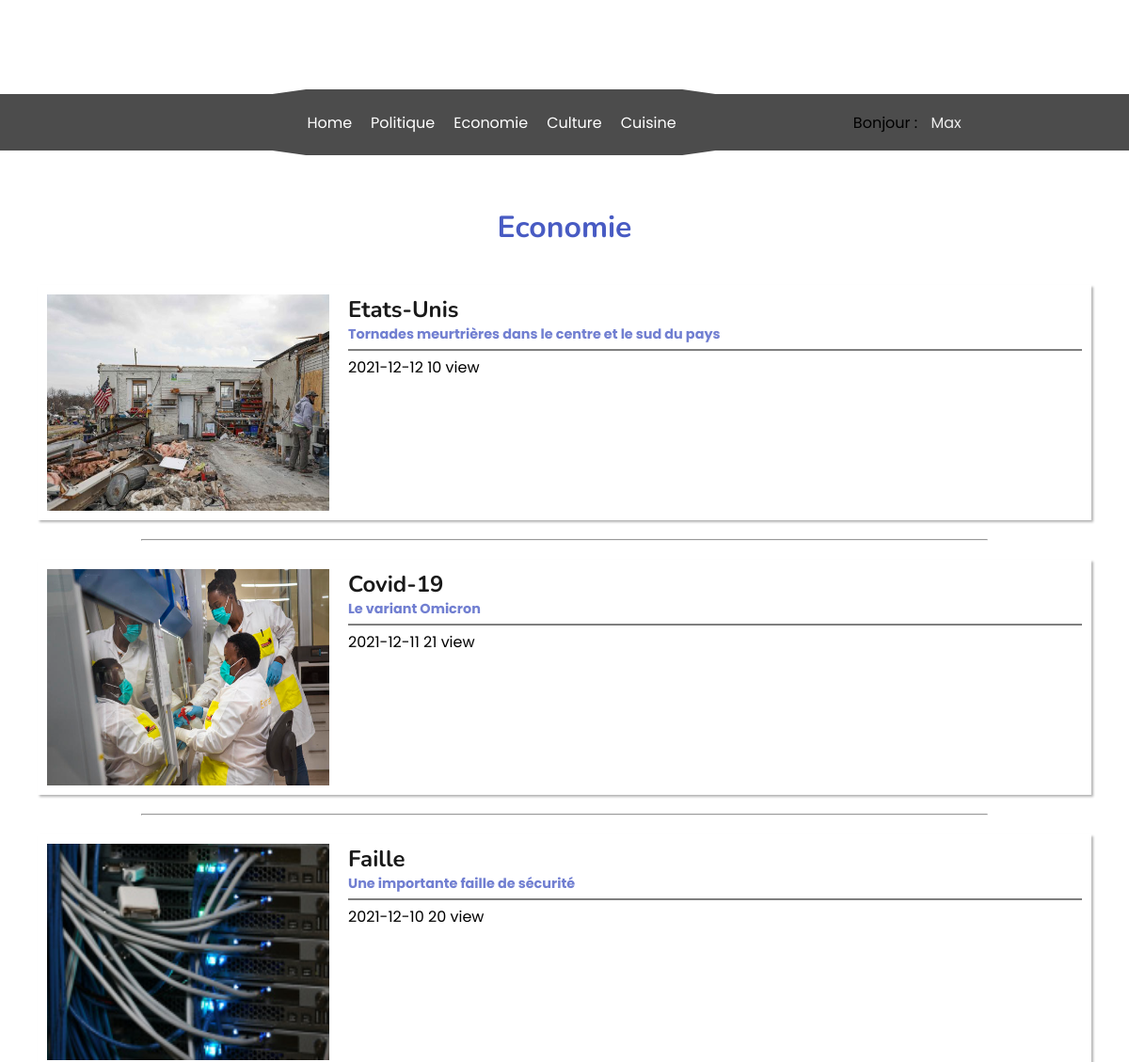
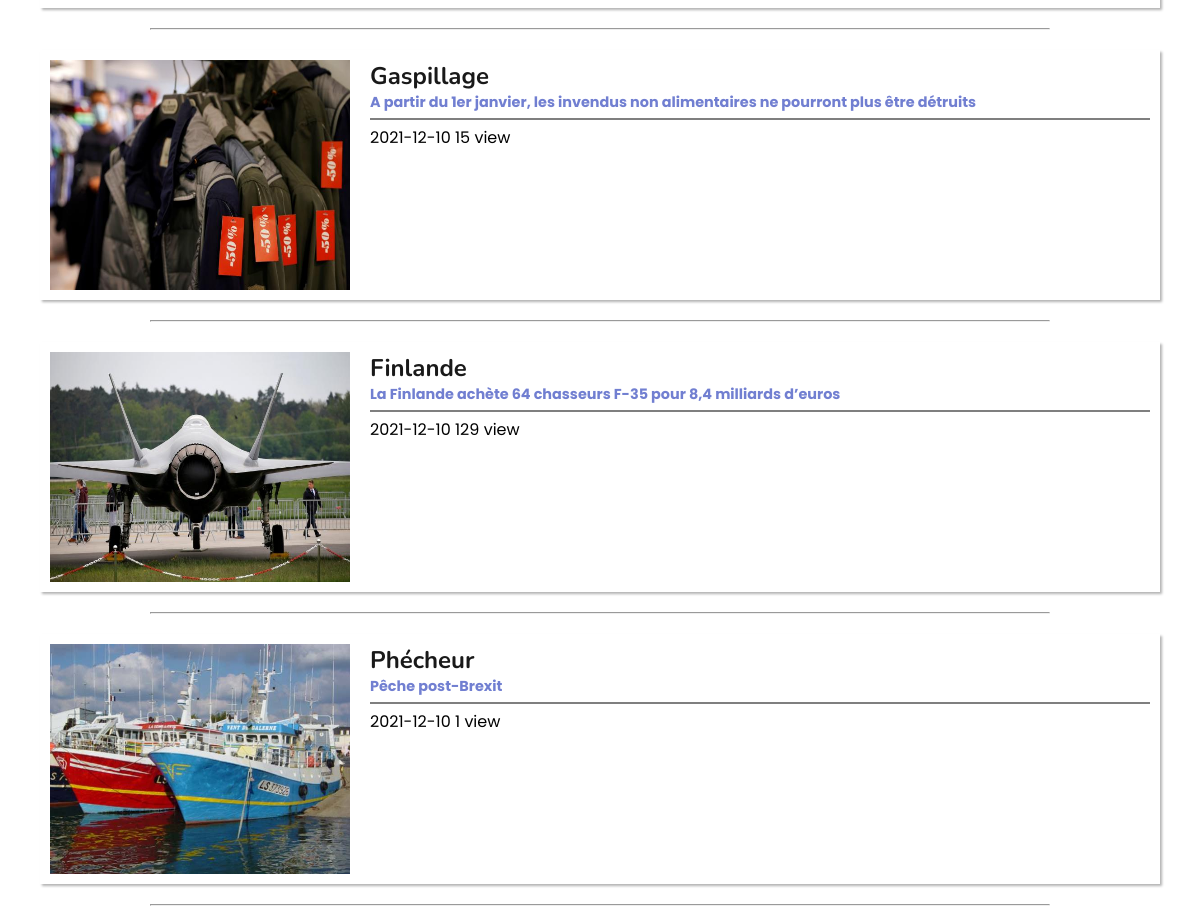
The app's page /index.php?action=news&type=economie (signed in) with its own data (2 pictures, top to bottom).
### tables this page shows
CREATE TABLE IF NOT EXISTS `article` (
  `id` int(11) NOT NULL AUTO_INCREMENT,
  `userId` int(11) NOT NULL,
  `title` text NOT NULL,
  `objet` text NOT NULL,
  `content` text NOT NULL,
  `photo` text NOT NULL,
  `view` int(11) NOT NULL,
  `type` text NOT NULL,
  `dataActu` date DEFAULT NULL,
  PRIMARY KEY (`id`),
  KEY `userId` (`userId`)
);

### modele/Database.php (called while the page is built)
<?php
class Database
{
    public static function connect(){
        $username = 'root';
        $password = '';
        $dbb = new PDO('mysql:host=localhost;dbname=newspaper;charset=utf8', $username, $password);
        return $dbb;
    }
}

### modele/Article.php (called while the page is built, shortened)
<?php
class Article extends Modele
{
    public static function findByType($type){
        $query = 'SELECT * FROM article WHERE type = ? ORDER BY dataActu DESC';
        $stmt = self::connect()->prepare($query);
        $stmt->execute(array($type));
        $request = $stmt->fetchAll();
        return $request;
    }
}

### template/view/news.php (the view, shortened to what this page needs)
<?php $cssAnimation = '<link rel="stylesheet" href="../public/css/animation.css">'; ?>
<main>
    <h1><?php echo htmlspecialchars(ucwords($type)) ?></h1>
    <?php if (isset($requests) && !empty($requests)) :
        foreach ($requests as $request) :
    ?>
            <a href="<?php echo '../index.php?action=new&id=' . $request['id']; ?>">
                <div class="box-news">
                    <img src="<?php echo './ImageArticleStockage/' . $request['photo']; ?>" alt="">
                    <div>
                        <div class="titre">
                            <h2><?php echo $request['title']; ?></h2>
                            <h3><?php echo $request['objet']; ?></h3>
                        </div>
                        <div class="text">
                            <p><?php echo $request['content']; ?></p>
                        </div>
                        <div class="view">
                            <p><?php echo $request['dataActu'] . " " . $request['view'] . " view"; ?></p>
                        </div>
                    </div>
                </div>
            </a>
            <hr>
    <?php
        endforeach;
    else :
        echo 'Aucun article trouvé';
    endif;
    ?>
</main>
<?php require_once('./template/template.php'); ?>

### public/css/style.css (style rules this page uses)
* { padding: 0; margin: 0; box-sizing: border-box; }
:root { --color-p1-o1: rgba(255,255,255,0.1); --color-p1-o2: rgba(255,255,255,0.3); --color-p1-o3: rgba(255,255,255,0.5); --color-p1-o4: rgba(255,255,255,0.7); --color-p1-o5: rgba(255,255,255,0.9); --color-p1-o6: rgba(255,255,255,1); --color-p2-o1: rgba(0, 0, 0, 0.1); --color-p2-o2: rgba(0, 0, 0, 0.3); --color-p2-o3: rgba(0, 0, 0, 0.5); --color-p2-o4: rgba(0, 0, 0, 0.7); --color-p2-o5: rgba(0, 0, 0, 0.9); --color-p2-o6: rgb(0, 0, 0); --color-p3-o1: rgba(52, 73, 189,0.1); --color-p3-o2: rgba(52, 73, 189,0.3); --color-p3-o3: rgba(52, 73, 189,0.5); --color-p3-o4: rgba(52, 73, 189,0.7); --color-p3-o5: rgba(52, 73, 189,0.9); --color-p3-o6: rgb(52, 73, 189); --color-p4-o1: rgba(52, 189, 93, 0.1); --color-p4-o2: rgba(52, 189, 93, 0.3); --color-p4-o3: rgba(52, 189, 93, 0.5); --color-p4-o4: rgba(52, 189, 93, 0.7); --color-p4-o5: rgba(52, 189, 93, 0.9); --color-p4-o6: rgb(52, 189, 93); --font1: 'Poppins', sans-serif; --font2: 'Nunito', sans-serif; --trans0: all 0.2s linear; --trans1: all 0.4s linear; --trans2: all 0.6s linear; --trans3: all 0.8s linear; --trans4: all 1s linear; --bs-p1-1: 0.1em 0.1em 0.1em var(--color-p1-o1); --bs-p1-2: 0.15em 0.15em 0.15em var(--color-p1-o2); --bs-p2-1: 0.1em 0.1em 0.1em var(--color-p2-o1); --bs-p2-2: 0.15em 0.15em 0.15em var(--color-p2-o2); --bs-p3-1: 0.1em 0.1em 0.1em var(--color-p3-o1); --bs-p3-2: 0.15em 0.15em 0.15em var(--color-p3-o2); }
body { font-family: var(--font1); }
a { text-decoration: none; }

### public/css/news.css (style rules this page uses)
main { display: flex; flex-direction: column; }
h1 { margin: 20px 0; text-align: center; width: 100%; color: var(--color-p3-o5); font-family: var(--font2); }
hr { width: 75%; align-self: center; color: var(--color-p4-o2); }
.box-news { position: relative; display: flex; margin: 20px 40px; padding: 10px; box-shadow: var(--bs-p2-2); height: 250px; cursor: pointer; overflow: hidden; }
.box-news img { min-width: 300px; }
.box-news h2 { font-family: var(--font2); color: var(--color-p2-o5) }
.box-news h3 { font-family: var(--font1); color: var(--color-p3-o4); font-size: 0.9em; }
.box-news > div { margin-left: 20px; }
.box-news .titre { margin-bottom: 5px; }
.box-news .text { position: relative; max-height: 0px; overflow: hidden; transition: all 0.3s ease-in; border-top: 1px solid var(--color-p2-o3); border-bottom: 1px solid var(--color-p2-o3); background-image: linear-gradient(0deg, var(--color-p1-o6), var(--color-p1-o3)); }
.box-news .text p { padding: 5px 20px; font-size: 0.8em; color: var(--color-p2-o5); }
.box-news .view { margin-top: 5px; color: var(--color-p2-o6); }

### records on screen
article: photo (picture), title "Etats-Unis", objet "Tornades meurtrières dans le centre et le sud du pays", dataActu "2021-12-12", view "10"
article: photo (picture), title "Covid-19", objet "Le variant Omicron", dataActu "2021-12-11", view "21"
article: photo (picture), title "Faille", objet "Une importante faille de sécurité", dataActu "2021-12-10", view "20"
article: photo (picture), title "Gaspillage", objet "A partir du 1er janvier, les invendus non alimentaires ne pourront plus être détruits", dataActu "2021-12-10", view "15"
article: photo (picture), title "Finlande", objet "La Finlande achète 64 chasseurs F-35 pour 8,4 milliards d’euros", dataActu "2021-12-10", view "129"
article: photo (picture), title "Phécheur", objet "Pêche post-Brexit", dataActu "2021-12-10", view "1"

### other values on screen
$_SESSION['pseudo'] "Max"
$type "Economie"
